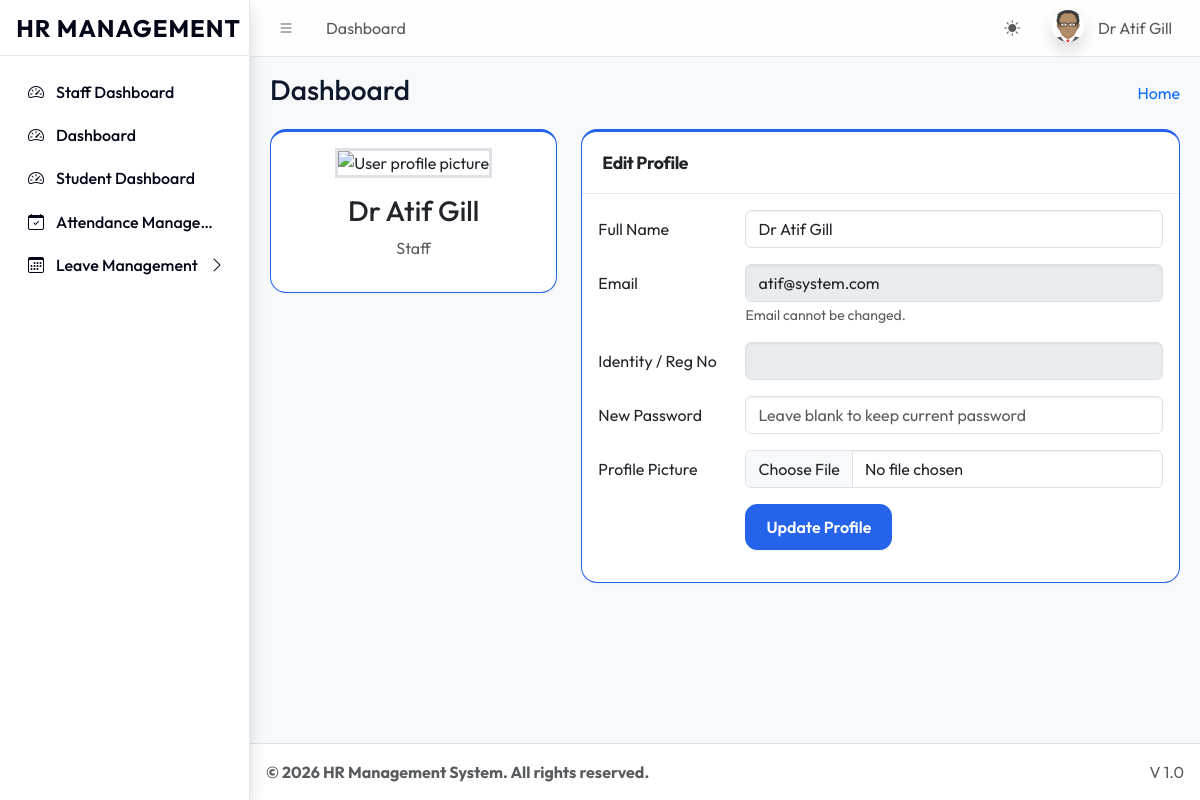
The page /profile.php (signed in) on the database its author committed.
### tables this page shows
CREATE TABLE `sys_pages` (
  `id` int(11) NOT NULL,
  `parent_id` int(11) DEFAULT 0,
  `page_name` varchar(100) NOT NULL,
  `page_url` varchar(255) DEFAULT '#',
  `icon_class` varchar(50) DEFAULT 'bi bi-circle',
  `sort_order` int(11) DEFAULT 0
);

CREATE TABLE `users` (
  `id` int(11) NOT NULL,
  `name` varchar(100) NOT NULL,
  `email` varchar(100) NOT NULL,
  `password` varchar(255) NOT NULL,
  `role` varchar(50) NOT NULL,
  `identity_no` varchar(50) DEFAULT NULL,
  `registration_no` varchar(50) DEFAULT NULL,
  `is_active` tinyint(1) DEFAULT 1,
  `department_id` int(11) DEFAULT NULL,
  `biometric_id` varchar(100) DEFAULT NULL
);

### profile.php (the view, shortened to what this page needs)
<?php
require_once 'includes/header.php';
$uID = $_SESSION['user_id'];
$stmt = $pdo->prepare("SELECT * FROM users WHERE id = ?");
$stmt->execute([$uID]);
$user = $stmt->fetch();
?>
<div class="row">
    <div class="col-md-4">
        <div class="card card-primary card-outline mb-4">
            <div class="card-body box-profile text-center">
                <div class="mb-3">
                    <img class="profile-user-img img-fluid img-circle border border-3"
                         src="<?= !empty($user['avatar']) ? $user['avatar'] : 'assets/img/default_avatar.png' ?>"
                         alt="User profile picture" style="width: 150px; height: 150px; object-fit: cover;">
                </div>
                <h3 class="profile-username text-center"><?= htmlspecialchars($user['name']) ?></h3>
                <p class="text-muted text-center"><?= ucfirst(str_replace('_', ' ', $user['role'])) ?></p>
            </div>
        </div>
    </div>
    <div class="col-md-8">
        <div class="card card-primary card-outline">
            <div class="card-header">
                <h3 class="card-title">Edit Profile</h3>
            </div>
            <div class="card-body">
                <form class="form-horizontal" method="POST" enctype="multipart/form-data">
                    <div class="mb-3 row">
                        <label class="col-sm-3 col-form-label">Full Name</label>
                        <div class="col-sm-9">
                            <input type="text" class="form-control" name="name" value="<?= htmlspecialchars($user['name']) ?>" required>
                        </div>
                    </div>
                    <div class="mb-3 row">
                        <label class="col-sm-3 col-form-label">Email</label>
                        <div class="col-sm-9">
                            <input type="email" class="form-control" value="<?= htmlspecialchars($user['email']) ?>" disabled readonly>
                            <small class="text-muted">Email cannot be changed.</small>
                        </div>
                    </div>
                    <div class="mb-3 row">
                        <label class="col-sm-3 col-form-label">Identity / Reg No</label>
                        <div class="col-sm-9">
                            <input type="text" class="form-control" value="<?= htmlspecialchars($user['registration_no'] ?? $user['identity_no']) ?>" disabled readonly>
                        </div>
                    </div>
                    <div class="mb-3 row">
                        <label class="col-sm-3 col-form-label">New Password</label>
                        <div class="col-sm-9">
                            <input type="password" class="form-control" name="password" placeholder="Leave blank to keep current password">
                        </div>
                    </div>
                    <div class="mb-3 row">
                        <label class="col-sm-3 col-form-label">Profile Picture</label>
                        <div class="col-sm-9">
                            <input type="file" class="form-control" name="avatar">
                        </div>
                    </div>
                    <div class="mb-3 row">
                        <div class="offset-sm-3 col-sm-9">
                            <button type="submit" class="btn btn-primary">Update Profile</button>
                        </div>
                    </div>
                </form>
            </div>
        </div>
    </div>
</div>
<?php require_once 'includes/footer.php'; ?>

### includes/sidebar.php (shortened to what this page needs)
<aside class="app-sidebar shadow">
    <div class="sidebar-brand text-center py-4">
        <a href="<?= BASE_URL ?>index.php" class="brand-link text-decoration-none">
            <span class="brand-text fw-bold fs-4 text-primary" style="letter-spacing: 1px;">HR MANAGEMENT</span>
        </a>
    </div>
    <div class="sidebar-wrapper">
        <nav class="mt-2">
            <ul class="nav sidebar-menu flex-column" data-lte-toggle="treeview" role="menu" data-accordion="false">
                <?php
                function renderMenu($pdo, $parentId = 0, $userRole, $currentPath)
                {
                    $sql = "
                        SELECT p.* FROM sys_pages p
                        JOIN role_access ra ON p.id = ra.page_id
                        WHERE p.parent_id = ? AND ra.role_key = ?
                        ORDER BY p.sort_order ASC
                    ";
                    $stmt = $pdo->prepare($sql);
                    $stmt->execute([$parentId, $userRole]);
                    $items = $stmt->fetchAll();
                    foreach ($items as $item) {
                        $itemUrl = str_replace('\\', '/', $item['page_url']);
                        $childSql = "
                            SELECT p.* FROM sys_pages p
                            JOIN role_access ra ON p.id = ra.page_id
                            WHERE p.parent_id = ? AND ra.role_key = ?
                            ORDER BY p.sort_order ASC
                        ";
                        $childStmt = $pdo->prepare($childSql);
                        $childStmt->execute([$item['id'], $userRole]);
                        $children = $childStmt->fetchAll();
                        $hasChildren = count($children) > 0;
                        $itemClass = "nav-item";
                        $linkClass = "nav-link";
                        echo '<li class="' . $itemClass . '">';
                        echo '<a href="' . ($hasChildren ? '#' : BASE_URL . $itemUrl) . '" class="' . $linkClass . '">';
                        echo '<i class="nav-icon ' . ($item['icon_class'] ?: 'bi bi-circle') . '"></i>';
                        echo '<p>' . htmlspecialchars($item['page_name']);
                        echo '</p></a>';
                        echo '</li>';
                    }
                }
                $currentPath = str_replace('\\', '/', substr($_SERVER['SCRIPT_NAME'], strlen('/universal/')));
                renderMenu($pdo, 0, $_SESSION['role'], $currentPath);
                ?>
            </ul>
        </nav>
    </div>
</aside>

### assets/css/custom_theme.css (style rules this page uses)
:root { --primary-cobalt: #2563eb; --primary-cobalt-dark: #1d4ed8; --slate-50: #f8fafc; --slate-100: #f1f5f9; --slate-200: #e2e8f0; --slate-500: #64748b; --slate-800: #1e293b; --slate-900: #0f172a; --slate-950: #020617; }
body { font-family: var(--theme-font, 'Outfit', sans-serif); background-color: var(--slate-50); color: var(--slate-900); -webkit-font-smoothing: antialiased; }
.app-sidebar { background-color: var(--theme-sidebar-bg, #ffffff) !important; background-image: none !important; border-right: 1px solid var(--theme-card-border, #e2e8f0) !important; }
.sidebar-brand { border-bottom: 1px solid var(--theme-card-border, #e2e8f0) !important; }
.app-sidebar .brand-text, .app-sidebar .nav-link, .app-sidebar .nav-icon, .app-sidebar .nav-arrow { color: var(--theme-sidebar-accent, #020617) !important; font-weight: 500; }
.card { border: 1px solid var(--theme-card-border, #e2e8f0); border-radius: 1rem; box-shadow: 0 1px 3px 0 rgba(0, 0, 0, 0.05); background-color: #ffffff; }
.card-header { background-color: transparent; border-bottom: 1px solid var(--theme-card-border, #e2e8f0); padding: 1.25rem; }
.card-title { font-weight: 700; letter-spacing: -0.025em; }
.btn-primary { background-color: var(--theme-primary-color, #2563eb); border-color: var(--theme-primary-color, #2563eb); padding: 0.625rem 1.25rem; font-weight: 600; border-radius: 0.75rem; box-shadow: 0 1px 2px 0 rgba(0, 0, 0, 0.05); }

### rows shown on the page
sys_pages: page_name "Staff Dashboard"
sys_pages: page_name "Dashboard"
sys_pages: page_name "Student Dashboard"
sys_pages: page_name "Attendance Manage…"
sys_pages: page_name "Leave Management"
users: name "Dr Atif Gill", role "Staff", email "atif@system.com"

### other values the page prints
$pageTitle "Dashboard"
$_SESSION['name'] "Dr Atif Gill"
$settings['footer_text'] "© 2026 HR Management System. All rights reserved."
